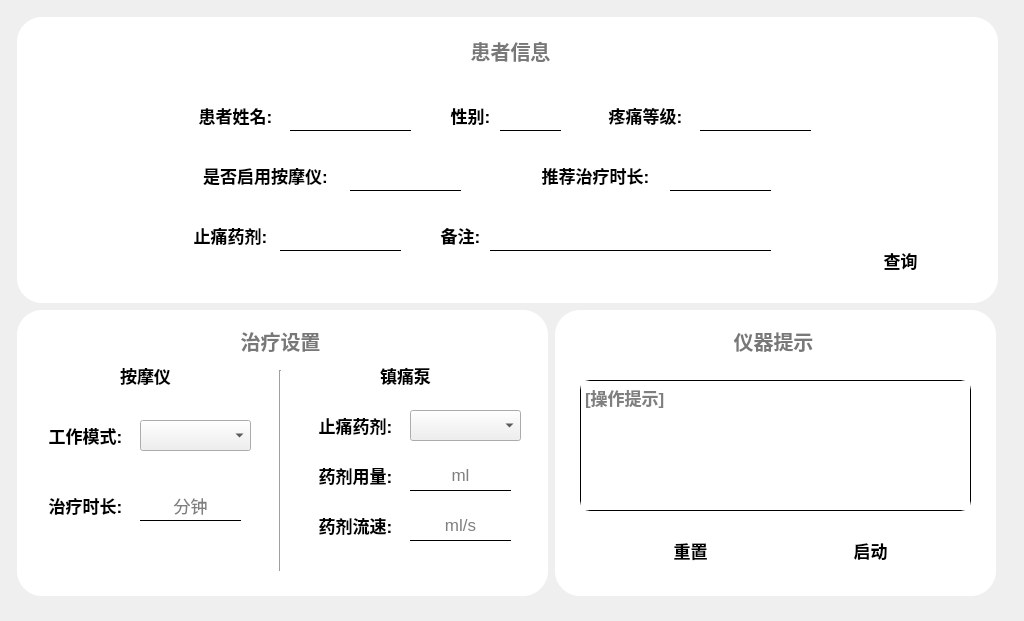
   <widget class="QWidget" name="treatment_widget" native="true">
    <property name="geometry">
     <rect>
      <x>250</x>
      <y>180</y>
      <width>1024</width>
      <height>621</height>
     </rect>
    </property>
    <widget class="QLabel" name="label_11">
     <property name="geometry">
      <rect>
       <x>17</x>
       <y>310</y>
       <width>531</width>
       <height>286</height>
      </rect>
     </property>
     <property name="styleSheet">
      <string notr="true">background-color: rgb(255, 255, 255);
border-radius: 25px;</string>
     </property>
     <property name="text">
      <string/>
     </property>
    </widget>
    <widget class="QLabel" name="label_12">
     <property name="geometry">
      <rect>
       <x>555</x>
       <y>310</y>
       <width>441</width>
       <height>286</height>
      </rect>
     </property>
     <property name="styleSheet">
      <string notr="true">background-color: rgb(255, 255, 255);
border-radius: 25px;</string>
     </property>
     <property name="text">
      <string/>
     </property>
    </widget>
    <widget class="QLabel" name="label_9">
     <property name="geometry">
      <rect>
       <x>17</x>
       <y>17</y>
       <width>981</width>
       <height>286</height>
      </rect>
     </property>
     <property name="styleSheet">
      <string notr="true">background-color: rgb(255, 255, 255);
border-radius: 25px;</string>
     </property>
     <property name="text">
      <string/>
     </property>
    </widget>
    <widget class="QLabel" name="label_13">
     <property name="geometry">
      <rect>
       <x>440</x>
       <y>30</y>
       <width>141</width>
       <height>41</height>
      </rect>
     </property>
     <property name="font">
      <font>
       <pointsize>15</pointsize>
       <weight>75</weight>
       <bold>true</bold>
      </font>
     </property>
     <property name="styleSheet">
      <string notr="true">color: rgb(120, 120, 120);</string>
     </property>
     <property name="text">
      <string>患者信息</string>
     </property>
     <property name="alignment">
      <set>Qt::AlignCenter</set>
     </property>
    </widget>
    <widget class="QLineEdit" name="trm_name">
     <property name="geometry">
      <rect>
       <x>290</x>
       <y>100</y>
       <width>121</width>
       <height>31</height>
      </rect>
     </property>
     <property name="font">
      <font>
       <pointsize>13</pointsize>
      </font>
     </property>
     <property name="styleSheet">
      <string notr="true">border: none;
background-color: rgb(255, 255, 255,0);
border-bottom: 1px solid rgb(0, 0, 0);
color: rgb(0, 0, 0);</string>
     </property>
     <property name="text">
      <string/>
     </property>
     <property name="alignment">
      <set>Qt::AlignCenter</set>
     </property>
     <property name="placeholderText">
      <string/>
     </property>
    </widget>
    <widget class="QLabel" name="label_14">
     <property name="geometry">
      <rect>
       <x>180</x>
       <y>100</y>
       <width>111</width>
       <height>31</height>
      </rect>
     </property>
     <property name="font">
      <font>
       <pointsize>13</pointsize>
       <weight>75</weight>
       <bold>true</bold>
      </font>
     </property>
     <property name="text">
      <string>患者姓名:</string>
     </property>
     <property name="alignment">
      <set>Qt::AlignCenter</set>
     </property>
    </widget>
    <widget class="QLineEdit" name="trm_gender">
     <property name="geometry">
      <rect>
       <x>500</x>
       <y>100</y>
       <width>61</width>
       <height>31</height>
      </rect>
     </property>
     <property name="font">
      <font>
       <pointsize>13</pointsize>
      </font>
     </property>
     <property name="styleSheet">
      <string notr="true">border: none;
background-color: rgb(255, 255, 255,0);
border-bottom: 1px solid rgb(0, 0, 0);
color: rgb(0, 0, 0);</string>
     </property>
     <property name="text">
      <string/>
     </property>
     <property name="alignment">
      <set>Qt::AlignCenter</set>
     </property>
     <property name="placeholderText">
      <string/>
     </property>
    </widget>
    <widget class="QLabel" name="label_15">
     <property name="geometry">
      <rect>
       <x>440</x>
       <y>100</y>
       <width>61</width>
       <height>31</height>
      </rect>
     </property>
     <property name="font">
      <font>
       <pointsize>13</pointsize>
       <weight>75</weight>
       <bold>true</bold>
      </font>
     </property>
     <property name="text">
      <string>性别:</string>
     </property>
     <property name="alignment">
      <set>Qt::AlignCenter</set>
     </property>
    </widget>
    <widget class="QLineEdit" name="trm_painlevel">
     <property name="geometry">
      <rect>
       <x>700</x>
       <y>100</y>
       <width>111</width>
       <height>31</height>
      </rect>
     </property>
     <property name="font">
      <font>
       <pointsize>13</pointsize>
      </font>
     </property>
     <property name="styleSheet">
      <string notr="true">border: none;
background-color: rgb(255, 255, 255,0);
border-bottom: 1px solid rgb(0, 0, 0);
color: rgb(0, 0, 0);</string>
     </property>
     <property name="text">
      <string/>
     </property>
     <property name="alignment">
      <set>Qt::AlignCenter</set>
     </property>
     <property name="placeholderText">
      <string/>
     </property>
    </widget>
    <widget class="QLabel" name="label_16">
     <property name="geometry">
      <rect>
       <x>590</x>
       <y>100</y>
       <width>111</width>
       <height>31</height>
      </rect>
     </property>
     <property name="font">
      <font>
       <pointsize>13</pointsize>
       <weight>75</weight>
       <bold>true</bold>
      </font>
     </property>
     <property name="text">
      <string>疼痛等级:</string>
     </property>
     <property name="alignment">
      <set>Qt::AlignCenter</set>
     </property>
    </widget>
    <widget class="QLabel" name="label_17">
     <property name="geometry">
      <rect>
       <x>180</x>
       <y>160</y>
       <width>171</width>
       <height>31</height>
      </rect>
     </property>
     <property name="font">
      <font>
       <pointsize>13</pointsize>
       <weight>75</weight>
       <bold>true</bold>
      </font>
     </property>
     <property name="text">
      <string>是否启用按摩仪:</string>
     </property>
     <property name="alignment">
      <set>Qt::AlignCenter</set>
     </property>
    </widget>
    <widget class="QLineEdit" name="trm_mechine">
     <property name="geometry">
      <rect>
       <x>350</x>
       <y>160</y>
       <width>111</width>
       <height>31</height>
      </rect>
     </property>
     <property name="font">
      <font>
       <pointsize>13</pointsize>
      </font>
     </property>
     <property name="styleSheet">
      <string notr="true">border: none;
background-color: rgb(255, 255, 255,0);
border-bottom: 1px solid rgb(0, 0, 0);
color: rgb(0, 0, 0);</string>
     </property>
     <property name="text">
      <string/>
     </property>
     <property name="alignment">
      <set>Qt::AlignCenter</set>
     </property>
     <property name="placeholderText">
      <string/>
     </property>
    </widget>
    <widget class="QLineEdit" name="trm_treattime">
     <property name="geometry">
      <rect>
       <x>670</x>
       <y>160</y>
       <width>101</width>
       <height>31</height>
      </rect>
     </property>
     <property name="font">
      <font>
       <pointsize>13</pointsize>
      </font>
     </property>
     <property name="styleSheet">
      <string notr="true">border: none;
background-color: rgb(255, 255, 255,0);
border-bottom: 1px solid rgb(0, 0, 0);
color: rgb(0, 0, 0);</string>
     </property>
     <property name="text">
      <string/>
     </property>
     <property name="alignment">
      <set>Qt::AlignCenter</set>
     </property>
     <property name="placeholderText">
      <string/>
     </property>
    </widget>
    <widget class="QLabel" name="label_18">
     <property name="geometry">
      <rect>
       <x>520</x>
       <y>160</y>
       <width>151</width>
       <height>31</height>
      </rect>
     </property>
     <property name="font">
      <font>
       <pointsize>13</pointsize>
       <weight>75</weight>
       <bold>true</bold>
      </font>
     </property>
     <property name="text">
      <string>推荐治疗时长:</string>
     </property>
     <property name="alignment">
      <set>Qt::AlignCenter</set>
     </property>
    </widget>
    <widget class="QLabel" name="label_19">
     <property name="geometry">
      <rect>
       <x>180</x>
       <y>220</y>
       <width>101</width>
       <height>31</height>
      </rect>
     </property>
     <property name="font">
      <font>
       <pointsize>13</pointsize>
       <weight>75</weight>
       <bold>true</bold>
      </font>
     </property>
     <property name="text">
      <string>止痛药剂:</string>
     </property>
     <property name="alignment">
      <set>Qt::AlignCenter</set>
     </property>
    </widget>
    <widget class="QLineEdit" name="trm_drug">
     <property name="geometry">
      <rect>
       <x>280</x>
       <y>220</y>
       <width>121</width>
       <height>31</height>
      </rect>
     </property>
     <property name="font">
      <font>
       <pointsize>13</pointsize>
      </font>
     </property>
     <property name="styleSheet">
      <string notr="true">border: none;
background-color: rgb(255, 255, 255,0);
border-bottom: 1px solid rgb(0, 0, 0);
color: rgb(0, 0, 0);</string>
     </property>
     <property name="text">
      <string/>
     </property>
     <property name="alignment">
      <set>Qt::AlignCenter</set>
     </property>
     <property name="placeholderText">
      <string/>
     </property>
    </widget>
    <widget class="QLineEdit" name="trm_remark">
     <property name="geometry">
      <rect>
       <x>490</x>
       <y>220</y>
       <width>281</width>
       <height>31</height>
      </rect>
     </property>
     <property name="font">
      <font>
       <pointsize>13</pointsize>
      </font>
     </property>
     <property name="styleSheet">
      <string notr="true">border: none;
background-color: rgb(255, 255, 255,0);
border-bottom: 1px solid rgb(0, 0, 0);
color: rgb(0, 0, 0);</string>
     </property>
     <property name="text">
      <string/>
     </property>
     <property name="alignment">
      <set>Qt::AlignCenter</set>
     </property>
     <property name="placeholderText">
      <string/>
     </property>
    </widget>
    <widget class="QLabel" name="label_20">
     <property name="geometry">
      <rect>
       <x>430</x>
       <y>220</y>
       <width>61</width>
       <height>31</height>
      </rect>
     </property>
     <property name="font">
      <font>
       <pointsize>13</pointsize>
       <weight>75</weight>
       <bold>true</bold>
      </font>
     </property>
     <property name="text">
      <string>备注:</string>
     </property>
     <property name="alignment">
      <set>Qt::AlignCenter</set>
     </property>
    </widget>
    <widget class="QPushButton" name="trm_search">
     <property name="geometry">
      <rect>
       <x>850</x>
       <y>240</y>
       <width>101</width>
       <height>41</height>
      </rect>
     </property>
     <property name="font">
      <font>
       <pointsize>13</pointsize>
       <weight>75</weight>
       <bold>true</bold>
      </font>
     </property>
     <property name="styleSheet">
      <string notr="true">QPushButton {
	border:none;
}

QPushButton:hover {
background-color: rgb(222, 222, 222);
}

QPushButton:pressed{
	padding-top:7px;
	padding-left:5px;
}</string>
     </property>
     <property name="text">
      <string>查询</string>
     </property>
     <property name="icon">
      <iconset resource="resource_interface.qrc">
       <normaloff>:/icons/素材库/search.ico</normaloff>:/icons/素材库/search.ico</iconset>
     </property>
     <property name="iconSize">
      <size>
       <width>30</width>
       <height>30</height>
      </size>
     </property>
    </widget>
    <widget class="QTextBrowser" name="trm_browser">
     <property name="geometry">
      <rect>
       <x>580</x>
       <y>380</y>
       <width>391</width>
       <height>131</height>
      </rect>
     </property>
     <property name="font">
      <font>
       <pointsize>13</pointsize>
       <weight>75</weight>
       <bold>true</bold>
      </font>
     </property>
     <property name="styleSheet">
      <string notr="true">border-radius: 10px;
border: 1px solid rgb(0, 0, 0);</string>
     </property>
     <property name="html">
      <string>&lt;!DOCTYPE HTML PUBLIC &quot;-//W3C//DTD HTML 4.0//EN&quot; &quot;http://www.w3.org/TR/REC-html40/strict.dtd&quot;&gt;
&lt;html&gt;&lt;head&gt;&lt;meta name=&quot;qrichtext&quot; content=&quot;1&quot; /&gt;&lt;style type=&quot;text/css&quot;&gt;
p, li { white-space: pre-wrap; }
&lt;/style&gt;&lt;/head&gt;&lt;body style=&quot; font-family:'SimSun'; font-size:13pt; font-weight:600; font-style:normal;&quot;&gt;
&lt;p style=&quot;-qt-paragraph-type:empty; margin-top:0px; margin-bottom:0px; margin-left:0px; margin-right:0px; -qt-block-indent:0; text-indent:0px; font-size:16pt;&quot;&gt;&lt;br /&gt;&lt;/p&gt;&lt;/body&gt;&lt;/html&gt;</string>
     </property>
     <property name="cursorWidth">
      <number>1</number>
     </property>
     <property name="placeholderText">
      <string>[操作提示]</string>
     </property>
    </widget>
    <widget class="QLabel" name="label_21">
     <property name="geometry">
      <rect>
       <x>710</x>
       <y>320</y>
       <width>127</width>
       <height>41</height>
      </rect>
     </property>
     <property name="font">
      <font>
       <pointsize>15</pointsize>
       <weight>75</weight>
       <bold>true</bold>
      </font>
     </property>
     <property name="styleSheet">
      <string notr="true">color: rgb(120, 120, 120);</string>
     </property>
     <property name="text">
      <string>仪器提示</string>
     </property>
     <property name="alignment">
      <set>Qt::AlignCenter</set>
     </property>
    </widget>
    <widget class="QLabel" name="label_22">
     <property name="geometry">
      <rect>
       <x>210</x>
       <y>320</y>
       <width>141</width>
       <height>41</height>
      </rect>
     </property>
     <property name="font">
      <font>
       <pointsize>15</pointsize>
       <weight>75</weight>
       <bold>true</bold>
      </font>
     </property>
     <property name="styleSheet">
      <string notr="true">color: rgb(120, 120, 120);</string>
     </property>
     <property name="text">
      <string>治疗设置</string>
     </property>
     <property name="alignment">
      <set>Qt::AlignCenter</set>
     </property>
    </widget>
    <widget class="QLabel" name="label_23">
     <property name="geometry">
      <rect>
       <x>90</x>
       <y>360</y>
       <width>111</width>
       <height>31</height>
      </rect>
     </property>
     <property name="font">
      <font>
       <pointsize>13</pointsize>
       <weight>75</weight>
       <bold>true</bold>
      </font>
     </property>
     <property name="text">
      <string>按摩仪</string>
     </property>
     <property name="alignment">
      <set>Qt::AlignCenter</set>
     </property>
    </widget>
    <widget class="Line" name="line_3">
     <property name="geometry">
      <rect>
       <x>270</x>
       <y>370</y>
       <width>20</width>
       <height>201</height>
      </rect>
     </property>
     <property name="orientation">
      <enum>Qt::Vertical</enum>
     </property>
    </widget>
    <widget class="QLabel" name="label_24">
     <property name="geometry">
      <rect>
       <x>350</x>
       <y>360</y>
       <width>111</width>
       <height>31</height>
      </rect>
     </property>
     <property name="font">
      <font>
       <pointsize>13</pointsize>
       <weight>75</weight>
       <bold>true</bold>
      </font>
     </property>
     <property name="text">
      <string>镇痛泵</string>
     </property>
     <property name="alignment">
      <set>Qt::AlignCenter</set>
     </property>
    </widget>
    <widget class="QLabel" name="label_25">
     <property name="geometry">
      <rect>
       <x>30</x>
       <y>420</y>
       <width>111</width>
       <height>31</height>
      </rect>
     </property>
     <property name="font">
      <font>
       <pointsize>13</pointsize>
       <weight>75</weight>
       <bold>true</bold>
      </font>
     </property>
     <property name="text">
      <string>工作模式:</string>
     </property>
     <property name="alignment">
      <set>Qt::AlignCenter</set>
     </property>
    </widget>
    <widget class="QLabel" name="label_26">
     <property name="geometry">
      <rect>
       <x>30</x>
       <y>490</y>
       <width>111</width>
       <height>31</height>
      </rect>
     </property>
     <property name="font">
      <font>
       <pointsize>13</pointsize>
       <weight>75</weight>
       <bold>true</bold>
      </font>
     </property>
     <property name="text">
      <string>治疗时长:</string>
     </property>
     <property name="alignment">
      <set>Qt::AlignCenter</set>
     </property>
    </widget>
    <widget class="QLineEdit" name="trm_mechine_worktime">
     <property name="geometry">
      <rect>
       <x>140</x>
       <y>490</y>
       <width>101</width>
       <height>31</height>
      </rect>
     </property>
     <property name="font">
      <font>
       <pointsize>13</pointsize>
      </font>
     </property>
     <property name="styleSheet">
      <string notr="true">border: none;
background-color: rgb(255, 255, 255,0);
border-bottom: 1px solid rgb(0, 0, 0);
color: rgb(0, 0, 0);</string>
     </property>
     <property name="text">
      <string/>
     </property>
     <property name="alignment">
      <set>Qt::AlignCenter</set>
     </property>
     <property name="placeholderText">
      <string>分钟</string>
     </property>
    </widget>
    <widget class="QComboBox" name="trm_mechine_workmode">
     <property name="geometry">
      <rect>
       <x>140</x>
       <y>420</y>
       <width>111</width>
       <height>31</height>
      </rect>
     </property>
     <property name="font">
      <font>
       <pointsize>11</pointsize>
      </font>
     </property>
     <item>
      <property name="text">
       <string/>
      </property>
     </item>
     <item>
      <property name="text">
       <string>轻柔缓解</string>
      </property>
     </item>
     <item>
      <property name="text">
       <string>持续缓解</string>
      </property>
     </item>
     <item>
      <property name="text">
       <string>强力缓解</string>
      </property>
     </item>
    </widget>
    <widget class="QLabel" name="label_27">
     <property name="geometry">
      <rect>
       <x>300</x>
       <y>410</y>
       <width>111</width>
       <height>31</height>
      </rect>
     </property>
     <property name="font">
      <font>
       <pointsize>13</pointsize>
       <weight>75</weight>
       <bold>true</bold>
      </font>
     </property>
     <property name="text">
      <string>止痛药剂:</string>
     </property>
     <property name="alignment">
      <set>Qt::AlignCenter</set>
     </property>
    </widget>
    <widget class="QComboBox" name="trm_durg_use">
     <property name="geometry">
      <rect>
       <x>410</x>
       <y>410</y>
       <width>111</width>
       <height>31</height>
      </rect>
     </property>
     <property name="font">
      <font>
       <pointsize>11</pointsize>
      </font>
     </property>
     <item>
      <property name="text">
       <string/>
      </property>
     </item>
     <item>
      <property name="text">
       <string>酮铬酸</string>
      </property>
     </item>
     <item>
      <property name="text">
       <string>氯诺昔康</string>
      </property>
     </item>
     <item>
      <property name="text">
       <string>保泰松</string>
      </property>
     </item>
     <item>
      <property name="text">
       <string>芬太尼</string>
      </property>
     </item>
    </widget>
    <widget class="QLineEdit" name="trm_drug_speed">
     <property name="geometry">
      <rect>
       <x>410</x>
       <y>510</y>
       <width>101</width>
       <height>31</height>
      </rect>
     </property>
     <property name="font">
      <font>
       <pointsize>13</pointsize>
      </font>
     </property>
     <property name="styleSheet">
      <string notr="true">border: none;
background-color: rgb(255, 255, 255,0);
border-bottom: 1px solid rgb(0, 0, 0);
color: rgb(0, 0, 0);</string>
     </property>
     <property name="text">
      <string/>
     </property>
     <property name="alignment">
      <set>Qt::AlignCenter</set>
     </property>
     <property name="placeholderText">
      <string>ml/s</string>
     </property>
    </widget>
    <widget class="QLabel" name="label_28">
     <property name="geometry">
      <rect>
       <x>300</x>
       <y>510</y>
       <width>111</width>
       <height>31</height>
      </rect>
     </property>
     <property name="font">
      <font>
       <pointsize>13</pointsize>
       <weight>75</weight>
       <bold>true</bold>
      </font>
     </property>
     <property name="text">
      <string>药剂流速:</string>
     </property>
     <property name="alignment">
      <set>Qt::AlignCenter</set>
     </property>
    </widget>
    <widget class="QLabel" name="label_29">
     <property name="geometry">
      <rect>
       <x>300</x>
       <y>460</y>
       <width>111</width>
       <height>31</height>
      </rect>
     </property>
     <property name="font">
      <font>
       <pointsize>13</pointsize>
       <weight>75</weight>
       <bold>true</bold>
      </font>
     </property>
     <property name="text">
      <string>药剂用量:</string>
     </property>
     <property name="alignment">
      <set>Qt::AlignCenter</set>
     </property>
    </widget>
    <widget class="QLineEdit" name="trm_drug_mass">
     <property name="geometry">
      <rect>
       <x>410</x>
       <y>460</y>
       <width>101</width>
       <height>31</height>
      </rect>
     </property>
     <property name="font">
      <font>
       <pointsize>13</pointsize>
      </font>
     </property>
     <property name="styleSheet">
      <string notr="true">border: none;
background-color: rgb(255, 255, 255,0);
border-bottom: 1px solid rgb(0, 0, 0);
color: rgb(0, 0, 0);</string>
     </property>
     <property name="text">
      <string/>
     </property>
     <property name="alignment">
      <set>Qt::AlignCenter</set>
     </property>
     <property name="placeholderText">
      <string>ml</string>
     </property>
    </widget>
    <widget class="QPushButton" name="trm_reset">
     <property name="geometry">
      <rect>
       <x>640</x>
       <y>530</y>
       <width>101</width>
       <height>41</height>
      </rect>
     </property>
     <property name="font">
      <font>
       <pointsize>13</pointsize>
       <weight>75</weight>
       <bold>true</bold>
      </font>
     </property>
     <property name="styleSheet">
      <string notr="true">QPushButton {
	border:none;
}

QPushButton:hover {
background-color: rgb(222, 222, 222);
}

QPushButton:pressed{
	padding-top:7px;
	padding-left:5px;
}</string>
     </property>
     <property name="text">
      <string>重置</string>
     </property>
     <property name="icon">
      <iconset resource="resource_interface.qrc">
       <normaloff>:/icons/素材库/reset.ico</normaloff>:/icons/素材库/reset.ico</iconset>
     </property>
     <property name="iconSize">
      <size>
       <width>30</width>
       <height>30</height>
      </size>
     </property>
    </widget>
    <widget class="QPushButton" name="trm_start">
     <property name="geometry">
      <rect>
       <x>820</x>
       <y>530</y>
       <width>101</width>
       <height>41</height>
      </rect>
     </property>
     <property name="font">
      <font>
       <pointsize>13</pointsize>
       <weight>75</weight>
       <bold>true</bold>
      </font>
     </property>
     <property name="styleSheet">
      <string notr="true">QPushButton {
	border:none;
}

QPushButton:hover {
background-color: rgb(222, 222, 222);
}

QPushButton:pressed{
	padding-top:7px;
	padding-left:5px;
}</string>
     </property>
     <property name="text">
      <string>启动</string>
     </property>
     <property name="icon">
      <iconset resource="resource_interface.qrc">
       <normaloff>:/icons/素材库/lamp-switch.ico</normaloff>:/icons/素材库/lamp-switch.ico</iconset>
     </property>
     <property name="iconSize">
      <size>
       <width>40</width>
       <height>40</height>
      </size>
     </property>
    </widget>
   </widget>
